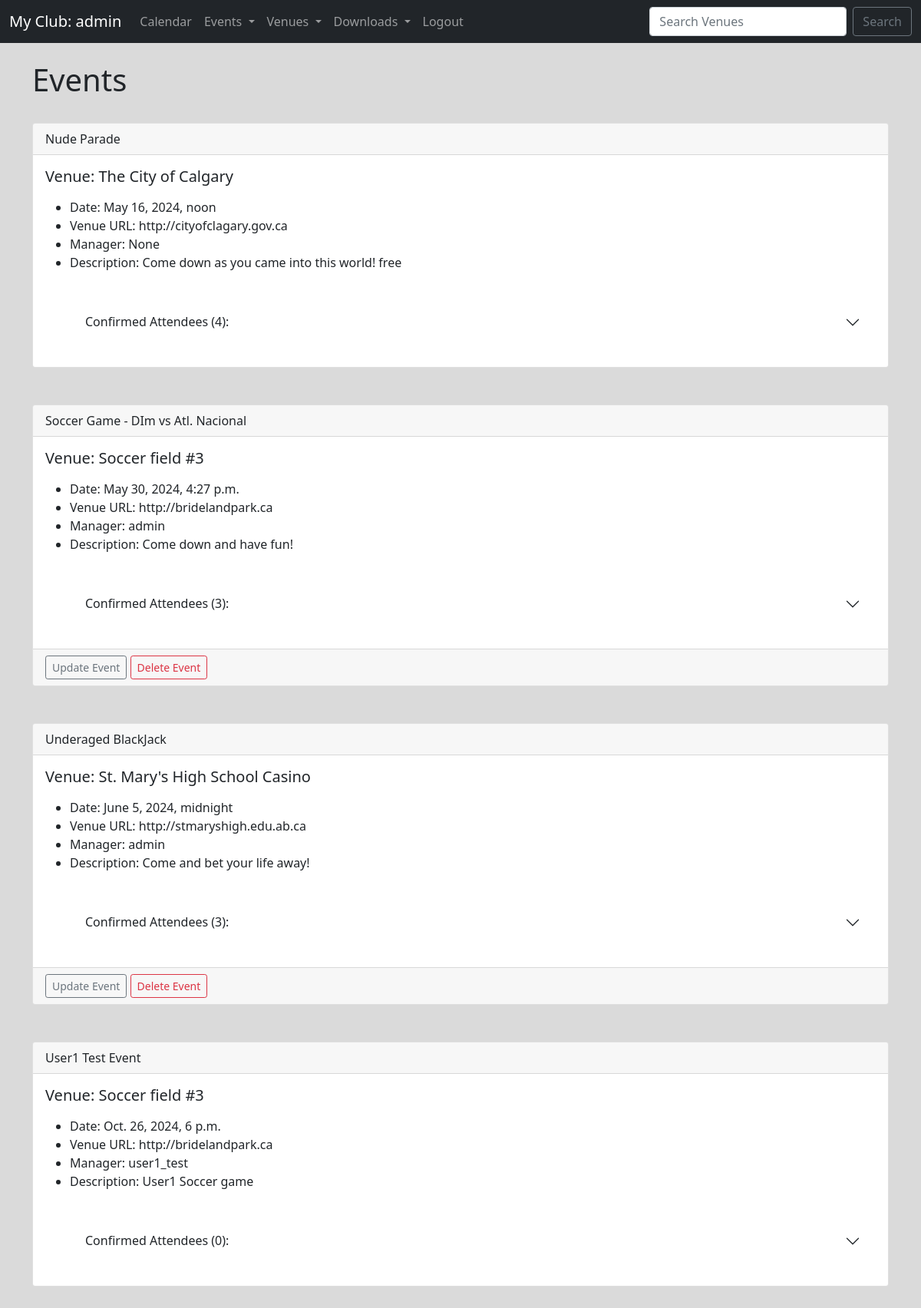
/events/ (signed in), run on the app's committed database.
### events/models.py (models this page shows)
class Event(models.Model):
    name            = models.CharField('Event Name', max_length=150)
    event_date      = models.DateTimeField('Event date')
    venue           = models.ForeignKey(Venue, on_delete=models.CASCADE, blank=True, null=True)   #connect Venue entity
    manager         = models.ForeignKey(User, blank=True, null=True, on_delete=models.SET_NULL)    # events linked to user won't be deleted if user is deleted
    description     = models.TextField(blank=True)
    attendees       = models.ManyToManyField(ClubUser, blank=True)
    def __str__(self):
        return self.name

class Venue(models.Model):
    name            = models.CharField('Venue Name', max_length=120)
    address         = models.CharField(max_length=300)
    zip_code        = models.CharField('Zip Code', max_length=12)
    phone           = models.CharField('Contact Phone', max_length=25, blank=True)
    web             = models.URLField('Website Address', blank=True)
    email_address   = models.EmailField('Email', blank=True)
    owner           = models.IntegerField('Venue Owner', blank=False, default=1)     # associates with user_id
    def __str__(self):
        return self.name

### events/views.py (the view)
# urls.py: path('events/', views.all_events, name='list-events'),
def all_events(request):
    event_list = Event.objects.all().order_by('event_date')
    event_with_attendee_count = Event.objects.annotate(num_attendees=Count('attendees'))
    attendee_count = {event.id: event.num_attendees for event in event_with_attendee_count}
    return render(request, 'events/event_list.html',
                  {'event_list': event_list,
                   'attendee_count': attendee_count})

### events/models.py (called while the page is built)
    def __str__(self):
        return self.first_name + ' ' + self.last_name

### events/templatetags/custom_filters.py (called while the page is built)
@register.filter
def get_item(dictionary, key):
    return dictionary.get(key)

### events/templates/events/event_list.html (shortened to what this page needs)
{% extends 'base.html' %}
{% load custom_filters %}
{% block content %}
    <h1>Events</h1>
    <br>
    {% for event in event_list %}
      <div class="card">
          <div class="card-header">
            {{ event }}
          </div>
          <div class="card-body">
            <h5 class="card-title">Venue: {{ event.venue }}</h5>
            <p class="card-text">
              <ul>
                  <li>Date: {{ event.event_date }}</li>
                  <li>Venue URL: {{ event.venue.web }}</li>
                  <li>Manager: {{ event.manager }}</li>
                  <li>Description: {{ event.description }}</li>
                  <br>
              </ul>
              <ul>
                <div class="accordion accordion-flush" id="accordionFlushExample">
                  <div class="accordion-item">
                    <h2 class="accordion-header" id="flush-headingOne">
                      <button class="accordion-button collapsed" type="button" data-bs-toggle="collapse" data-bs-target="#flush-collapseOne" aria-expanded="false" aria-controls="flush-collapseOne">
                        Confirmed Attendees ({{ attendee_count|get_item:event.id }}):
                      </button>
                    </h2>
              </ul>
            </p>
          </div>
          {% if user.is_authenticated %}
            {% if user == event.manager %}
              <div class="card-footer text-muted">
                  <a href="{% url 'events:update-event' event.id %}" class="btn btn-outline-secondary btn-sm">Update Event</a>
                  <a href="{% url 'events:delete-event' event.id %}" class="btn btn-outline-danger btn-sm">Delete Event</a>
              </div>
            {% endif %}
          {% endif %}
        </div><br><br>
    {% endfor %}
{% endblock %}

### events/templates/partials/navbar.html (shortened to what this page needs)
<nav class="navbar navbar-expand-lg navbar-dark bg-dark">
    <div class="container-fluid">
        <a href="{% url 'events:home' '2024' 'May' %}" class="navbar-brand">My Club: {{ user }}</a>
        <div class="collapse navbar-collapse" id="navbarSupportContent">
            <ul class="navbar-nav me-auto mb-2 mb-lg-0">
                <li class="nav-time">
                    <a href="{% url 'events:home' '2024' 'May' %}" class="nav-link">Calendar</a>
                </li>
                <li class="nav-item dropdown">
                    <a class="nav-link dropdown-toggle" href="#" id="navbarDropdown" role="button" data-bs-toggle="dropdown" aria-expanded="false">
                      Events
                    </a>
                </li>
                <li class="nav-item dropdown">
                    <a class="nav-link dropdown-toggle" href="#" id="navbarDropdown" role="button" data-bs-toggle="dropdown" aria-expanded="false">
                      Venues
                    </a>
                </li>
                <li class="nav-item dropdown">
                    <a class="nav-link dropdown-toggle" href="#" id="navbarDropdown" role="button" data-bs-toggle="dropdown" aria-expanded="false">
                      Downloads
                    </a>
                  </li>
                {% if user.is_authenticated %}
                    <li>
                        <a href="{% url 'logout' %}" class="nav-link">Logout</a>
                    </li>
                {% endif %}
            </ul>
            <form method="POST" action="{% url 'events:search-venues' %}" class="d-flex">
                <input type="text" class="form-control me-2" type="search" placeholder="Search Venues" name="searched" aria-label="Search">
                <button type="Submit" class="btn btn-outline-secondary" >Search</button>
            </form>
        </div>
    </div>
</nav>

### events/templates/base.html (style rules this page uses)
body { background: #dadada; }

### data on the page
Event: name "Nude Parade", venue "The City of Calgary", event_date "May 16, 2024, noon", venue.web "http://cityofclagary.gov.ca", manager "None", description "Come down as you came into this world! free", id "4"
Event: name "Soccer Game - DIm vs Atl. Nacional", venue "Soccer field #3", event_date "May 30, 2024, 4:27 p.m.", venue.web "http://bridelandpark.ca", manager "admin", description "Come down and have fun!", id "3", shows "Update Event"
Event: name "Underaged BlackJack", venue "St. Mary's High School Casino", event_date "June 5, 2024, midnight", venue.web "http://stmaryshigh.edu.ab.ca", manager "admin", description "Come and bet your life away!", id "3", shows "Update Event"
Event: name "User1 Test Event", venue "Soccer field #3", event_date "Oct. 26, 2024, 6 p.m.", venue.web "http://bridelandpark.ca", manager "user1_test", description "User1 Soccer game", id "0"

### other printed values
{{ user }} "admin"
